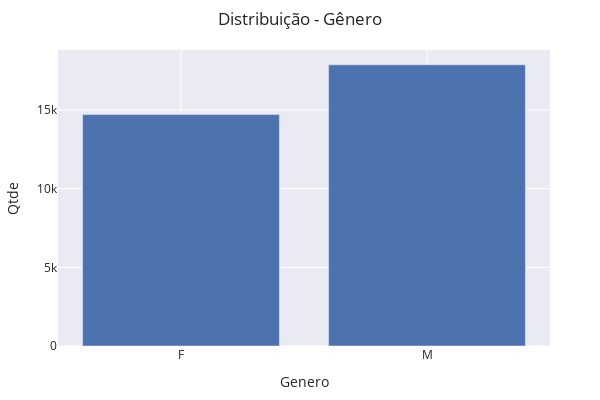

The notebook cell saved with this chart:
### Code cell
#plota as quantidades
genero = studentInfo.groupby('gender').count().reset_index()[['gender', 'code_module']].\
    rename(columns={"code_module": "Qtde", "gender": "Genero"})
fig = px.bar(genero, x='Genero', y='Qtde', template="seaborn")
fig.update_layout(
    margin=dict(l=20, r=50, t=50, b=20),
    title = 'Distribuição - Gênero',
    width=600, 
    height=400,
    
)
fig.show()

### Figure 1 — Plotly figure (JSON) as saved in the notebook; plotly's stock layout.template omitted (floating-point values rounded to 4 significant figures)
{"data": [{"alignmentgroup": "True", "hovertemplate": "Genero=%{x}<br>Qtde=%{y}<extra></extra>", "legendgroup": "", "marker": {"color": "rgb(76,114,176)", "pattern": {"shape": ""}}, "name": "", "offsetgroup": "", "orientation": "v", "showlegend": false, "textposition": "auto", "type": "bar", "x": ["F", "M"], "xaxis": "x", "y": [14718, 17875], "yaxis": "y"}], "layout": {"barmode": "relative", "height": 400, "legend": {"tracegroupgap": 0}, "margin": {"b": 20, "l": 20, "r": 50, "t": 50}, "title": {"text": "Distribuição - Gênero"}, "width": 600, "xaxis": {"anchor": "y", "domain": [0, 1], "title": {"text": "Genero"}}, "yaxis": {"anchor": "x", "domain": [0, 1], "title": {"text": "Qtde"}}}}
